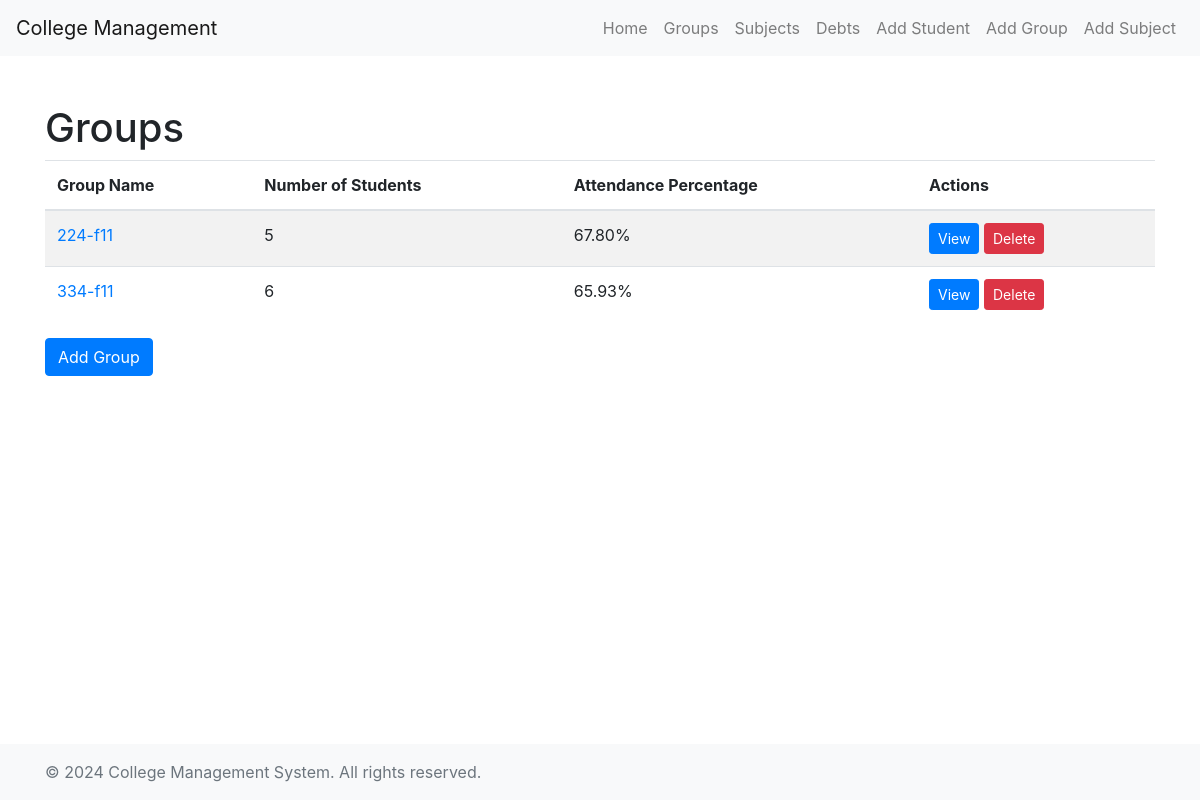
The page /students/ on the database its author committed.
### students/models.py (models this page shows, shortened)
class Group(models.Model):
    name = models.CharField(max_length=100)
    students = models.ManyToManyField(Student, related_name='groups')
    def student_count(self):
        return self.students.count()
    def group_attendance_percentage(self):
        total_percentage = sum(student.attendance_percentage() for student in self.students.all())
        if self.student_count() > 0:
            return total_percentage / self.student_count()
        return 0.0

class Student(models.Model):
    first_name = models.CharField(max_length=100)
    last_name = models.CharField(max_length=100)
    debts = models.TextField(blank=True)
    def attendance_percentage(self):
        student_courses = StudentCourse.objects.filter(student=self)
        total_hours = sum(sc.course.hours for sc in student_courses)
        attended_hours = sum(sc.attended_hours for sc in student_courses)
        if total_hours > 0:
            return (attended_hours / total_hours) * 100
        return 0.0

class StudentCourse(models.Model):
    student = models.ForeignKey('Student', on_delete=models.CASCADE)
    course = models.ForeignKey(Course, on_delete=models.CASCADE)
    grade = models.FloatField(null=True, blank=True)
    attended_hours = models.PositiveIntegerField(default=0)
    has_debt = models.BooleanField(default=False)

class Course(models.Model):
    name = models.CharField(max_length=100)
    hours = models.PositiveIntegerField()
    group = models.ForeignKey(Group, on_delete=models.CASCADE, null=True, blank=True)

### students/views.py (the view)
# urls.py: path('', views.group_list, name='group_list'),
def group_list(request):
    groups = Group.objects.all()
    return render(request, 'students/group_list.html', {'groups': groups})

### students/templates/students/group_list.html (shortened to what this page needs)
{% extends 'students/base.html' %}
{% block content %}
<h1>Groups</h1>
<table class="table table-striped">
    <thead>
        <tr>
            <th scope="col">Group Name</th>
            <th scope="col">Number of Students</th>
            <th scope="col">Attendance Percentage</th>
            <th scope="col">Actions</th>
        </tr>
    </thead>
    <tbody>
        {% for group in groups %}
        <tr>
            <td><a href="{% url 'group_detail' group.pk %}">{{ group.name }}</a></td>
            <td>{{ group.students.count }}</td>
            <td>{{ group.group_attendance_percentage|floatformat:2 }}%</td>
            <td>
                <a href="{% url 'group_detail' group.pk %}" class="btn btn-primary btn-sm">View</a>
                <a href="{% url 'group_delete' group.pk %}" class="btn btn-danger btn-sm">Delete</a>
            </td>
        </tr>
        {% endfor %}
    </tbody>
</table>
<a href="{% url 'group_add' %}" class="btn btn-primary">Add Group</a>
{% endblock %}

### students/templates/students/base.html (style rules this page uses)
html, body { height: 100%; }
body { display: flex; flex-direction: column; }

### rows shown on the page
Group: name "224-f11", students.count "5", group_attendance_percentage "67.80"
Group: name "334-f11", students.count "6", group_attendance_percentage "65.93"
